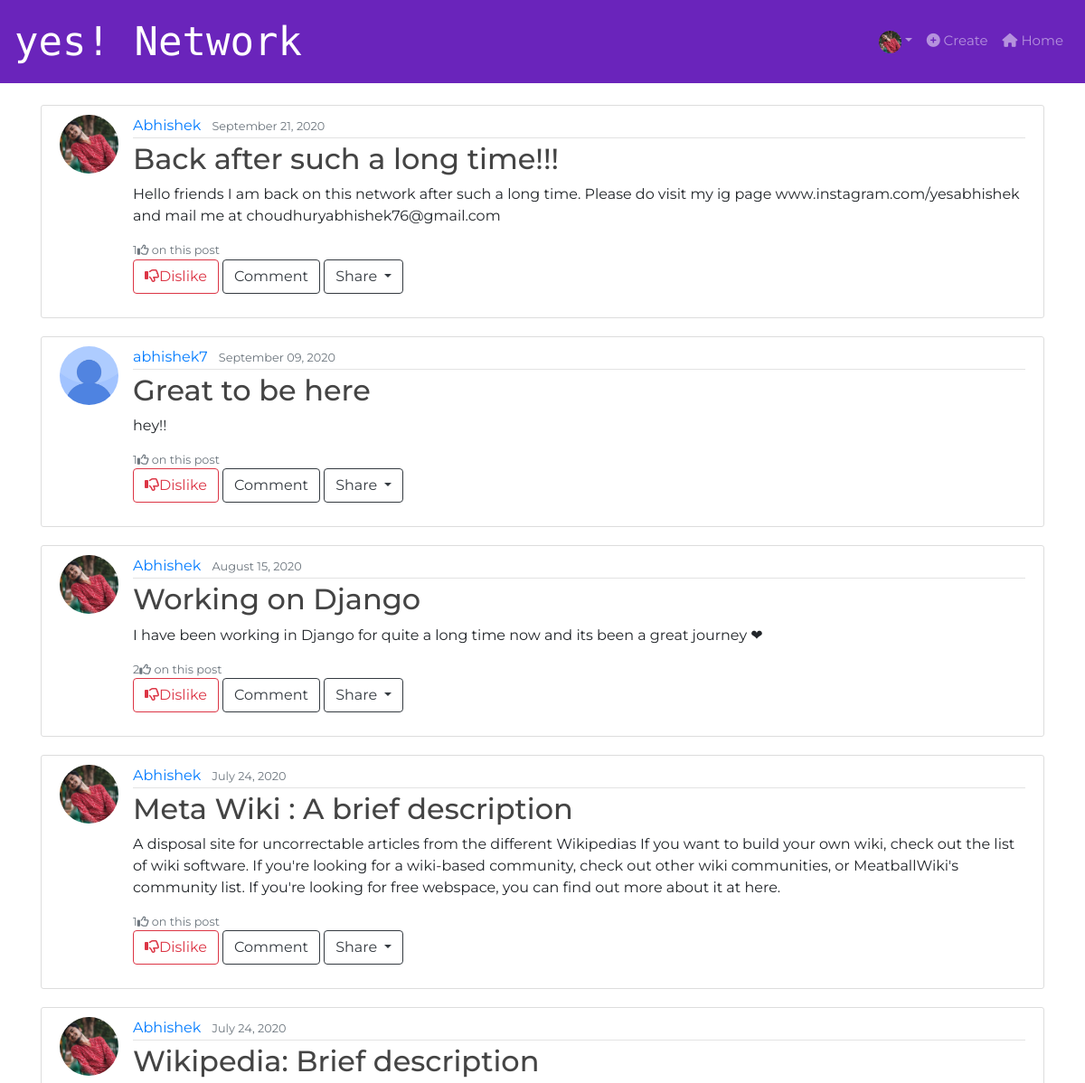
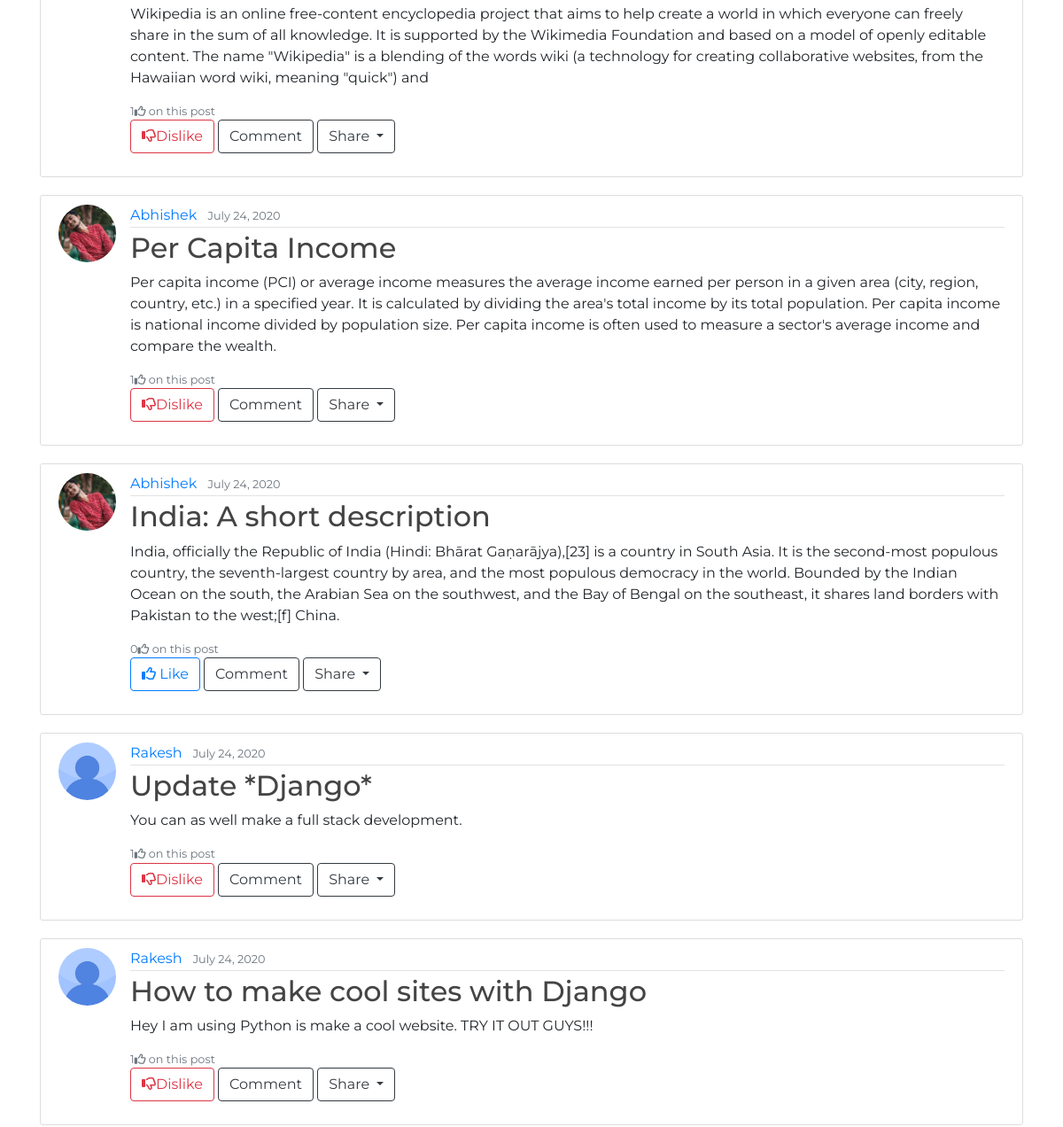
The app's page / (signed in, upper part), older data (2 pictures, top to bottom).
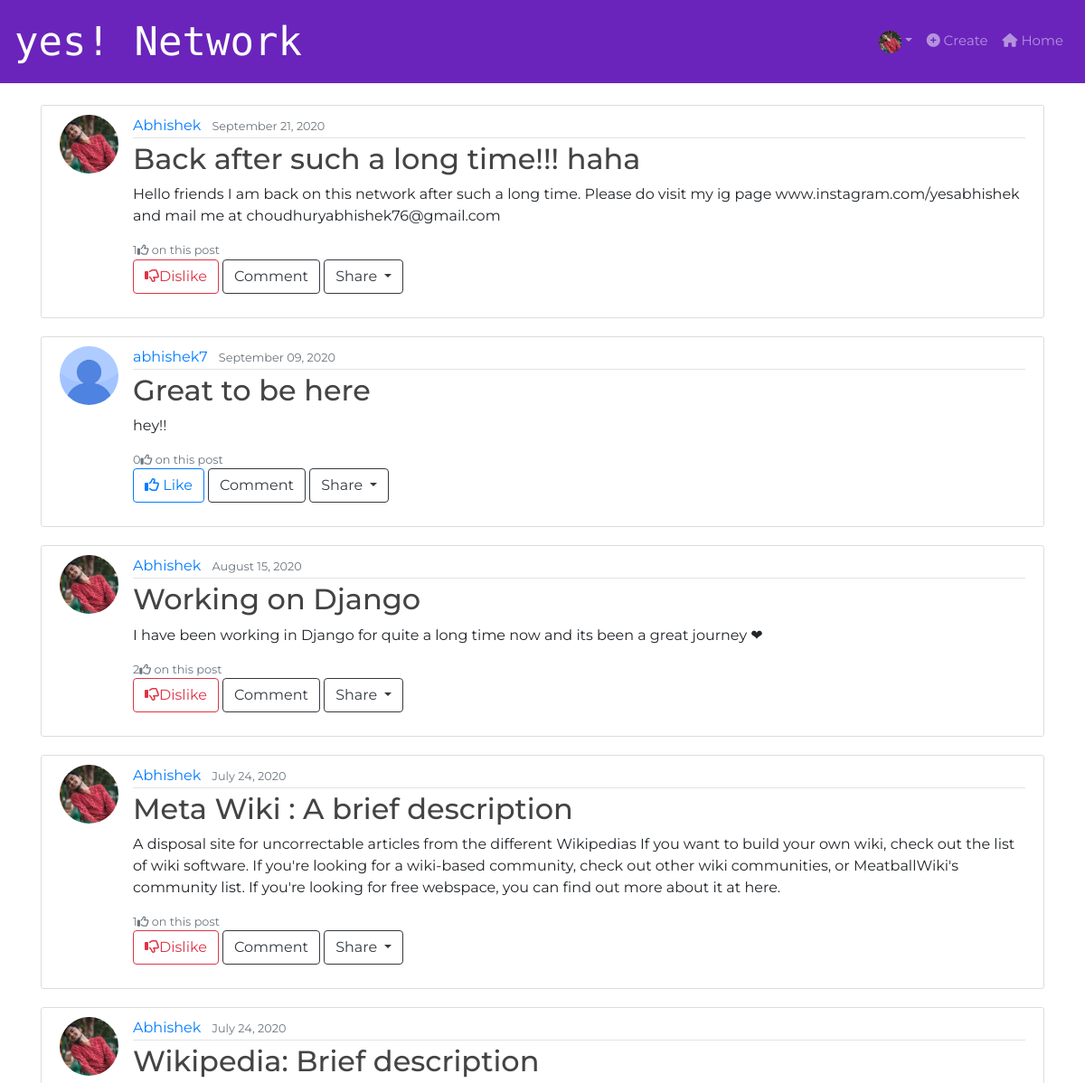
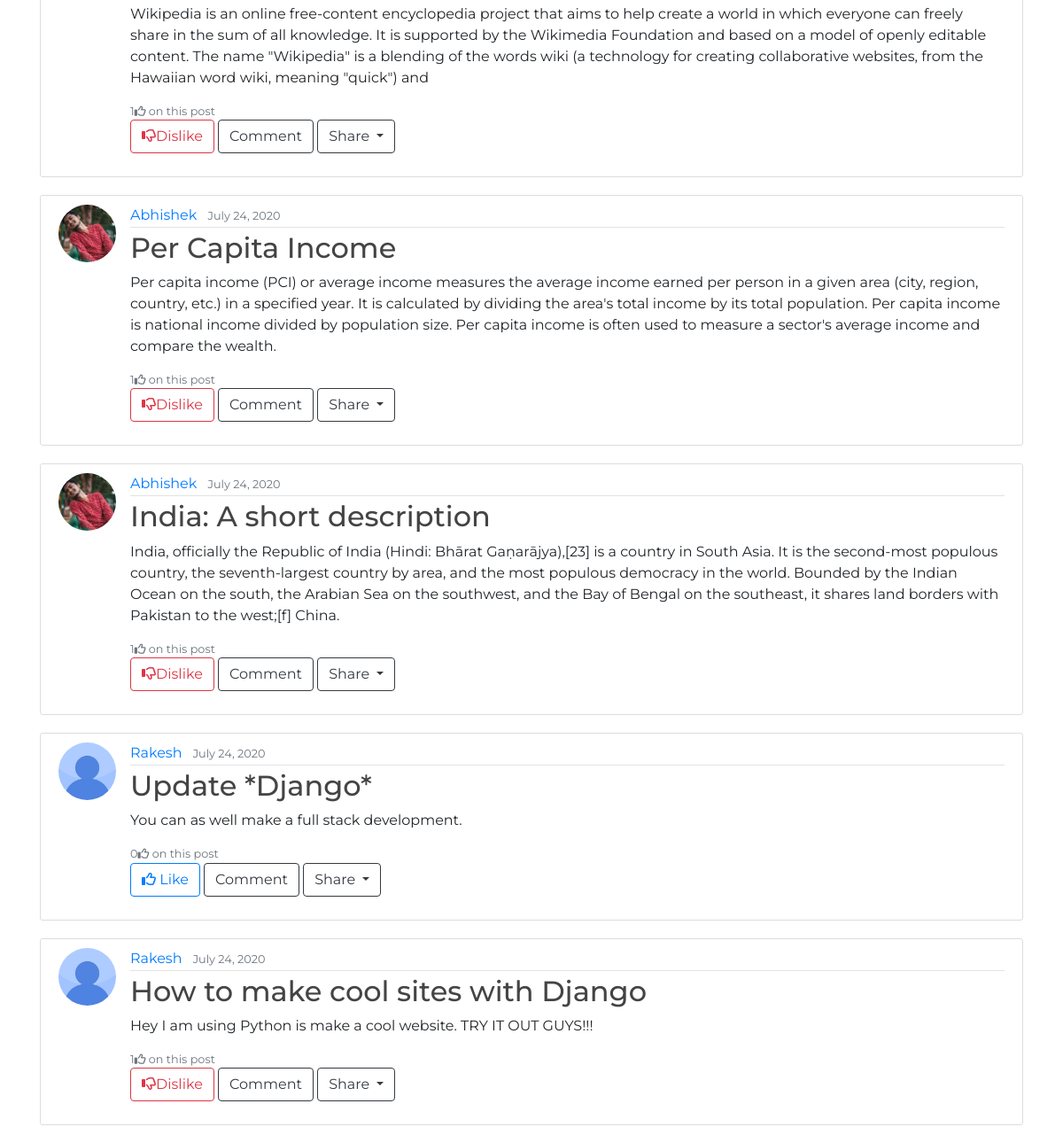
The same page, newer data (2 pictures, top to bottom).
### Blog/models.py (models this page shows, shortened)
class Post(models.Model):
    title = models.CharField(max_length=100)
    message = models.CharField(max_length=400)
    date_posted = models.DateTimeField(default=timezone.now)
    author = models.ForeignKey(User, on_delete=models.CASCADE)
    likes = models.ManyToManyField(
        User, related_name='blog_like', default=None, blank=True)

### users/models.py (models this page shows, shortened)
class Profile(models.Model):
    user = models.OneToOneField(User, on_delete=models.CASCADE)
    image = models.ImageField(default='default.jpg', upload_to='profile_pics')
    bio = models.CharField(max_length=140, default='Your Bio is empty')
    cover_img = models.ImageField(default='default_cover.jpg', upload_to='profile_cover_pics')
    dob = models.DateField(default=None, blank=True, null=True)

### Blog/views.py (the view)
# urls.py: path('', PostListView.as_view(), name='blog-home'),
class PostListView(ListView):
    model = Post
    template_name = 'Blog/home.html'  # app/model_viewtype.html
    context_object_name = 'posts'
    ordering = ['-date_posted']

### Blog/templates/Blog/home.html (shortened to what this page needs)
{% extends "Blog/base.html" %}
{% block content %}
{% if user.is_authenticated %}
  {% for post in posts %}
    <article class="media content-section">
      <img class="rounded-circle article-img" src="{{ post.author.profile.image.url }}">
        <div class="media-body">
          <div class="article-metadata">
            <a class="mr-2" href="{% url 'user-posts' post.author.username %}">{{ post.author }}</a>
            <small class="text-muted">{{ post.date_posted|date:"F d, Y" }}</small>
          </div>
          <h2><a class="article-title" href="{% url 'post-detail' post.id %}">{{ post.title }}</a></h2>
          <p class="article-content">{{ post.message }}</p>
          <small class="text-muted">{{ post.likes.all.count }}<i class="far fa-thumbs-up"></i> on this post </small>
          <div class='media-body'>
            <form action="{% url 'like-post' %}" method="POST">
              {% if user not in post.likes.all %}
                <button type="submit" class="btn btn-outline-primary" name="post_id" value="{{ post.id }}" ><i class="far fa-thumbs-up"></i> Like</button>
              {% else %}
                <button type="submit" class="btn btn-outline-danger" name="post_id" value="{{ post.id }}" ><i class="far fa-thumbs-down"></i>Dislike</button>
              {% endif %}
              <button type="button" class="btn btn-outline-dark">Comment</button>
              <button class="btn btn-outline-dark dropdown-toggle" type="button" id="dropdownMenuButton" data-toggle="dropdown" aria-haspopup="true" aria-expanded="false">
                Share
              </button>
            </form>
          </div>
        </div>
    </article>
  {% endfor %}
{% endif %}
{% endblock %}

Row changes from the older to the newer data that the page shows:
changed Post: title "Back after such a long time!!!" → "Back after such a long time!!! haha"
computed for Post "Great to be here": likes.all.count "1" → "0"; text "Dislike" → "Like"
computed for Post "India: A short description": likes.all.count "0" → "1"; text "Like" → "Dislike"
computed for Post "Update *Django*": likes.all.count "1" → "0"; text "Dislike" → "Like"
